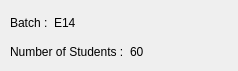
     <widget class="QWidget" name="tab_3">
      <attribute name="title">
       <string>3rd Year</string>
      </attribute>
      <widget class="QWidget" name="layoutWidget_4">
       <property name="geometry">
        <rect>
         <x>10</x>
         <y>10</y>
         <width>219</width>
         <height>52</height>
        </rect>
       </property>
       <layout class="QVBoxLayout" name="verticalLayout_32">
        <item>
         <layout class="QHBoxLayout" name="horizontalLayout_81">
          <item>
           <widget class="QLabel" name="label_60">
            <property name="text">
             <string>Batch :</string>
            </property>
           </widget>
          </item>
          <item>
           <widget class="QLabel" name="thirdYear">
            <property name="text">
             <string>E14</string>
            </property>
           </widget>
          </item>
          <item>
           <spacer name="horizontalSpacer_64">
            <property name="orientation">
             <enum>Qt::Horizontal</enum>
            </property>
            <property name="sizeHint" stdset="0">
             <size>
              <width>40</width>
              <height>20</height>
             </size>
            </property>
           </spacer>
          </item>
         </layout>
        </item>
        <item>
         <layout class="QHBoxLayout" name="horizontalLayout_82">
          <item>
           <widget class="QLabel" name="label_4">
            <property name="text">
             <string>Number of Students :</string>
            </property>
           </widget>
          </item>
          <item>
           <widget class="QLabel" name="thirdYear_noOfStudents">
            <property name="sizePolicy">
             <sizepolicy hsizetype="Fixed" vsizetype="Fixed">
              <horstretch>0</horstretch>
              <verstretch>0</verstretch>
             </sizepolicy>
            </property>
            <property name="text">
             <string>60</string>
            </property>
           </widget>
          </item>
          <item>
           <spacer name="horizontalSpacer_65">
            <property name="orientation">
             <enum>Qt::Horizontal</enum>
            </property>
            <property name="sizeHint" stdset="0">
             <size>
              <width>40</width>
              <height>20</height>
             </size>
            </property>
           </spacer>
          </item>
         </layout>
        </item>
       </layout>
      </widget>
     </widget>
